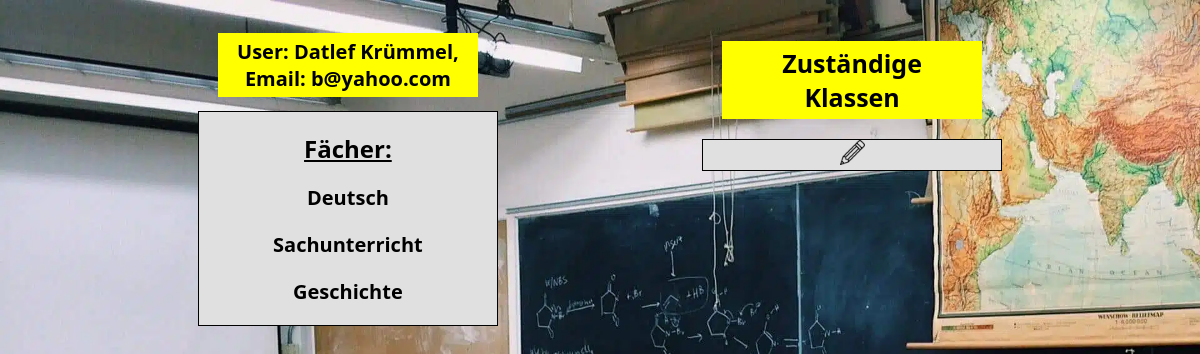
The app's page /lehrer/8 (signed in) with its own data.
### models.py (models this page shows)
class User(UserMixin, db.Model):
    id = db.Column(db.Integer, primary_key=True)
    username = db.Column(db.String(30), nullable=False)
    email = db.Column(db.String(40), nullable=False, unique=True)
    password = db.Column(db.String(60), nullable=False)
    role = db.Column(db.String(10), nullable=False)

class Fächer(db.Model):
    id = db.Column(db.Integer, primary_key=True)
    fach_name = db.Column(db.String(30), nullable=False)
    lehrer_id = db.Column(db.Integer, db.ForeignKey("user.id"), nullable=False)
    user = db.relationship("User", backref="fächer")

### routes/user_interactions.py (the view)
@user_interactions.route('/lehrer/<int:lehrer_id>')
@login_required
def lehrer_detail(lehrer_id):
    if current_user.role != 'Verwalter':
        return redirect(url_for('authentication.login'))
    lehrer = Lehrer.query.filter_by(id=lehrer_id).first_or_404()
    user = User.query.filter_by(id=lehrer.id).first_or_404()
    fächer = Fächer.query.filter_by(lehrer_id=lehrer.id).all()
    klassen = Klasse.query.filter_by(lehrer_id=lehrer.id).all()
    fächer_liste = [fach.fach_name for fach in fächer]
    klassen_liste = [klasse.name for klasse in klassen]
    return render_template(
        'lehrer_detail.html',
        user=user,
        fächer=fächer_liste,
        klassen=klassen_liste
    )

### config.py (called while the page is built)
@login_manager.user_loader
def load_user(user_id):
    return db.session.get(User, int(user_id))

### templates/lehrer_detail.html (shortened to what this page needs)
{% extends "base.html" %}
{% block content %}
<div class="userinterface-noten">
    <div>
        <h1 class="lehrerTitle">User: {{ user.username }}, Email: {{ user.email }}</h1>
        <ul>
            <h2 style="text-decoration: underline;">Fächer:</h2>
            {% for fach in fächer %}
                <li>{{ fach }}</li>
            {% endfor %}
        </ul>
    </div>
</div>
<div class="userinterface-anwesenheit">
    <div>
        <h2 class="title">Zuständige Klassen</h2>
        <ul id="klassenListe">
            <img class="editIcon" src="../static/icons/pencil.png" alt="edit_icon">
        </ul>
    </div>
</div>
{% endblock %}

### static/css/base.css (style rules this page uses)
body { background-image: url("../images/school.png"); background-size: cover; background-repeat: no-repeat; font-family: system-ui, -apple-system, BlinkMacSystemFont, 'Segoe UI', Roboto, Oxygen, Ubuntu, Cantarell, 'Open Sans', 'Helvetica Neue', sans-serif; display: block; text-align: center; }
.title { font-size: 25px; background-color: yellow; border: 1px solid black; margin-left: 20px; margin-right: 20px; padding: 5px 15px; border: none; }
.lehrerTitle { font-size: 20px; display: inline-block; background-color: yellow; border: 1px solid black; margin-left: 20px; margin-right: 20px; padding: 5px 15px; width: auto; height: auto; border: none; }
.userinterface-noten { overflow: hidden; height: auto; width: 300px; display: inline-block; margin-right: 200px; margin-top: 1%; }
.userinterface-anwesenheit { vertical-align: top; display: inline-block; height: auto; width: 300px; margin-top: 1%; }
li { list-style-type: none; margin: 10px 0 20px 0; padding: 0; font-weight: bold; font-size: 20px; }
ul { border: 1px solid black; background-color: #E0E0E0; margin: 0; padding: 0; }
.editIcon { width: 25px; height: 25px; cursor: pointer; }

### records on screen
User: username "Datlef Krümmel", email "b@yahoo.com"
Fächer: fach_name "Deutsch"
Fächer: fach_name "Sachunterricht"
Fächer: fach_name "Geschichte"
